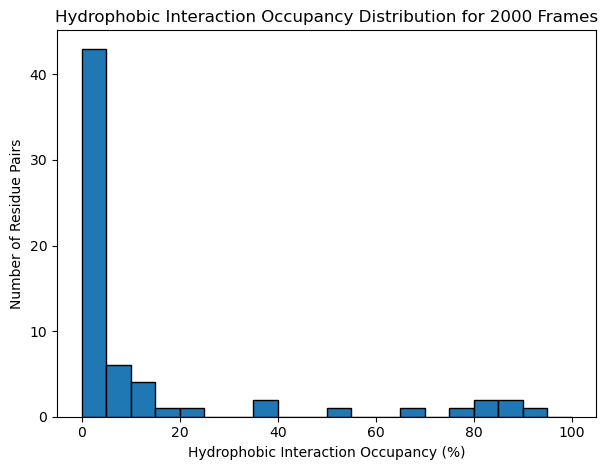

Here is the Python script that generated this plot:
#!/usr/bin/env python
# coding: utf-8

# In[ ]:


# Calculating the Hydrophobic_occupancy
import MDAnalysis as mda
import numpy as np
import matplotlib.pyplot as plt
from collections import Counter

# Change these to match your GROMACS output files
topology_file = "you_topology_file.gro"
trajectory_file = "your_trajectory_file.xtc"

# Change these to match your selection strings for GPCR and the ligand
gpcr_selection = "resid 1:last and not (name H* or type O)"
ligand_selection = "resid 1:last"

# Load the GROMACS output files into MDAnalysis
universe = mda.Universe(topology_file, trajectory_file)

# Select the GPCR and ligand atoms
gpcr_atoms = universe.select_atoms(gpcr_selection)
ligand_atoms = universe.select_atoms(ligand_selection)

# Calculate the hydrophobic interactions between GPCR and ligand
cutoff_distance = 4.0  # Cutoff distance

# Store all residue pairs interacting in each frame
interacting_residue_pairs = []

# Iterate through trajectory frames (up to 2000 frames)
max_frames = 2000
frames_to_process = min(max_frames, len(universe.trajectory))

for frame in range(frames_to_process):
    universe.trajectory[frame]

    # Calculate distance matrix between GPCR and ligand atoms
    distance_matrix = np.linalg.norm(gpcr_atoms.positions[:, np.newaxis] - ligand_atoms.positions, axis=2)

    # Find the residue pairs with distances less than the cutoff
    residue_pairs = np.argwhere(distance_matrix < cutoff_distance)

    if residue_pairs.size > 0:
        for pair in residue_pairs:
            gpcr_residue = gpcr_atoms[pair[0]].resid
            ligand_residue = ligand_atoms[pair[1]].resid
            interacting_residue_pairs.append((gpcr_residue, ligand_residue))

# Calculate the occupancy of hydrophobic interactions
interaction_counts = Counter(interacting_residue_pairs)
occupancy = {pair: (count / frames_to_process) * 100 for pair, count in interaction_counts.items()}

# Sort residue pairs by occupancy in descending order
sorted_occupancy = sorted(occupancy.values(), reverse=True)

# Generate a histogram
plt.hist(sorted_occupancy, bins=20, range=(0, 100), edgecolor='black')
plt.xlabel("Hydrophobic Interaction Occupancy (%)")
plt.ylabel("Number of Residue Pairs")
plt.title("Hydrophobic Interaction Occupancy Distribution for 2000 Frames")
plt.tight_layout()
plt.show()

# Save results to a dat file
with open("hydrophobic_occupancy.dat", "w") as outfile:
    outfile.write("Residue Pair (GPCR, Ligand)\tOccupancy (%)\n")
    for pair, occupancy_percentage in occupancy.items():
        outfile.write(f"{pair[0]}, {pair[1]}\t{occupancy_percentage:.2f}\n")

print("Results saved to hydrophobic_occupancy.dat.")
